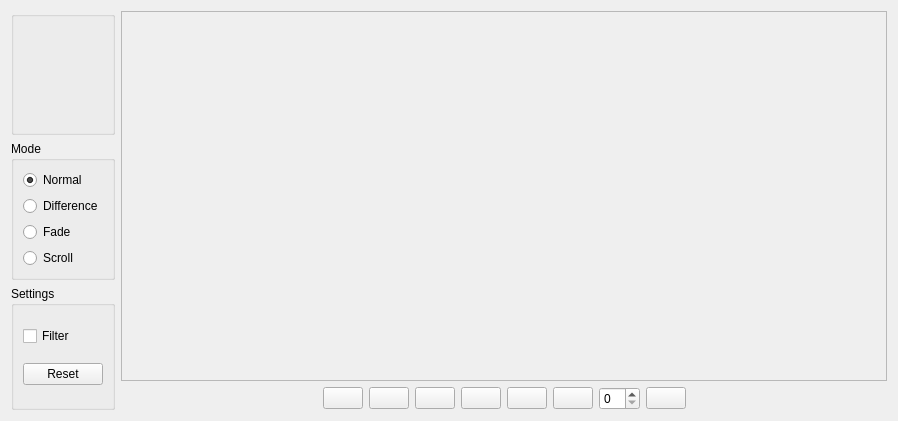
<?xml version="1.0" encoding="UTF-8"?>
<ui version="4.0">
 <class>FrameAnalyzerWidget</class>
 <widget class="QWidget" name="FrameAnalyzerWidget">
  <property name="geometry">
   <rect>
    <x>0</x>
    <y>0</y>
    <width>898</width>
    <height>421</height>
   </rect>
  </property>
  <property name="windowTitle">
   <string>Framepreview</string>
  </property>
  <property name="windowIcon">
   <iconset resource="../res/icons.qrc">
    <normaloff>:/icons/view-preview.png</normaloff>:/icons/view-preview.png</iconset>
  </property>
  <layout class="QGridLayout" name="gridLayout">
   <item row="0" column="0">
    <layout class="QVBoxLayout" name="verticalLayout">
     <item>
      <widget class="SourcesSelectionWidget" name="sourcesSelection"/>
     </item>
     <item>
      <widget class="QGroupBox" name="modesGroupBox">
       <property name="title">
        <string>Mode</string>
       </property>
       <layout class="QVBoxLayout" name="verticalLayout_2">
        <item>
         <widget class="QRadioButton" name="modeNormalRadioButton">
          <property name="text">
           <string>Normal</string>
          </property>
          <property name="checked">
           <bool>true</bool>
          </property>
         </widget>
        </item>
        <item>
         <widget class="QRadioButton" name="modeDifferenceRadioButton">
          <property name="text">
           <string>Difference</string>
          </property>
         </widget>
        </item>
        <item>
         <widget class="QRadioButton" name="modeOverlayRadioButton">
          <property name="text">
           <string>Fade</string>
          </property>
         </widget>
        </item>
        <item>
         <widget class="QRadioButton" name="modeSlideRadioButton">
          <property name="text">
           <string>Scroll</string>
          </property>
         </widget>
        </item>
       </layout>
      </widget>
     </item>
     <item>
      <widget class="QGroupBox" name="groupBox">
       <property name="title">
        <string>Settings</string>
       </property>
       <layout class="QVBoxLayout" name="verticalLayout_4">
        <item>
         <widget class="QCheckBox" name="filterCheckBox">
          <property name="text">
           <string>Filter</string>
          </property>
         </widget>
        </item>
        <item>
         <widget class="QPushButton" name="fitButton">
          <property name="text">
           <string>Reset</string>
          </property>
         </widget>
        </item>
       </layout>
      </widget>
     </item>
    </layout>
   </item>
   <item row="0" column="1">
    <layout class="QVBoxLayout" name="verticalLayout_3">
     <item>
      <widget class="QFrame" name="pictureFrame">
       <property name="sizePolicy">
        <sizepolicy hsizetype="Expanding" vsizetype="Expanding">
         <horstretch>0</horstretch>
         <verstretch>0</verstretch>
        </sizepolicy>
       </property>
       <property name="frameShape">
        <enum>QFrame::StyledPanel</enum>
       </property>
       <property name="frameShadow">
        <enum>QFrame::Raised</enum>
       </property>
       <layout class="QGridLayout" name="gridLayout_2">
        <item row="0" column="0">
         <widget class="FrameAnalyzerPicturePreview" name="picturePreview" native="true"/>
        </item>
       </layout>
      </widget>
     </item>
     <item>
      <layout class="QHBoxLayout" name="horizontalLayout">
       <item>
        <spacer name="horizontalSpacer">
         <property name="orientation">
          <enum>Qt::Horizontal</enum>
         </property>
         <property name="sizeHint" stdset="0">
          <size>
           <width>40</width>
           <height>20</height>
          </size>
         </property>
        </spacer>
       </item>
       <item>
        <widget class="QPushButton" name="seekFirstButton">
         <property name="icon">
          <iconset resource="../res/icons.qrc">
           <normaloff>:/icons/media-skip-backward-5.png</normaloff>:/icons/media-skip-backward-5.png</iconset>
         </property>
         <property name="iconSize">
          <size>
           <width>24</width>
           <height>24</height>
          </size>
         </property>
        </widget>
       </item>
       <item>
        <widget class="QPushButton" name="stepReverseButton">
         <property name="icon">
          <iconset resource="../res/icons.qrc">
           <normaloff>:/icons/media-seek-backward-5.png</normaloff>:/icons/media-seek-backward-5.png</iconset>
         </property>
         <property name="iconSize">
          <size>
           <width>24</width>
           <height>24</height>
          </size>
         </property>
        </widget>
       </item>
       <item>
        <widget class="QPushButton" name="togglePlayButton">
         <property name="icon">
          <iconset resource="../res/icons.qrc">
           <normaloff>:/icons/media-playback-start-5.png</normaloff>
           <normalon>:/icons/media-playback-pause-5.png</normalon>:/icons/media-playback-start-5.png</iconset>
         </property>
         <property name="iconSize">
          <size>
           <width>24</width>
           <height>24</height>
          </size>
         </property>
         <property name="checkable">
          <bool>true</bool>
         </property>
        </widget>
       </item>
       <item>
        <widget class="QPushButton" name="stopButton">
         <property name="icon">
          <iconset resource="../res/icons.qrc">
           <normaloff>:/icons/media-playback-stop-5.png</normaloff>:/icons/media-playback-stop-5.png</iconset>
         </property>
         <property name="iconSize">
          <size>
           <width>24</width>
           <height>24</height>
          </size>
         </property>
        </widget>
       </item>
       <item>
        <widget class="QPushButton" name="stepButton">
         <property name="icon">
          <iconset resource="../res/icons.qrc">
           <normaloff>:/icons/media-seek-forward-5.png</normaloff>:/icons/media-seek-forward-5.png</iconset>
         </property>
         <property name="iconSize">
          <size>
           <width>24</width>
           <height>24</height>
          </size>
         </property>
        </widget>
       </item>
       <item>
        <widget class="QPushButton" name="seekLastButton">
         <property name="icon">
          <iconset resource="../res/icons.qrc">
           <normaloff>:/icons/media-skip-forward-5.png</normaloff>:/icons/media-skip-forward-5.png</iconset>
         </property>
         <property name="iconSize">
          <size>
           <width>24</width>
           <height>24</height>
          </size>
         </property>
        </widget>
       </item>
       <item>
        <widget class="QSpinBox" name="frameSpinBox"/>
       </item>
       <item>
        <widget class="QPushButton" name="syncButton">
         <property name="icon">
          <iconset resource="../res/icons.qrc">
           <normaloff>:/icons/document-decrypt-3.png</normaloff>
           <normalon>:/icons/document-encrypt-3.png</normalon>:/icons/document-decrypt-3.png</iconset>
         </property>
         <property name="iconSize">
          <size>
           <width>24</width>
           <height>24</height>
          </size>
         </property>
         <property name="checkable">
          <bool>true</bool>
         </property>
        </widget>
       </item>
       <item>
        <spacer name="horizontalSpacer_2">
         <property name="orientation">
          <enum>Qt::Horizontal</enum>
         </property>
         <property name="sizeHint" stdset="0">
          <size>
           <width>40</width>
           <height>20</height>
          </size>
         </property>
        </spacer>
       </item>
      </layout>
     </item>
    </layout>
   </item>
  </layout>
 </widget>
 <customwidgets>
  <customwidget>
   <class>SourcesSelectionWidget</class>
   <extends>QGroupBox</extends>
   <header location="global">SourcesSelectionWidget.h</header>
   <container>1</container>
  </customwidget>
  <customwidget>
   <class>FrameAnalyzerPicturePreview</class>
   <extends>QWidget</extends>
   <header location="global">FrameAnalyzerPicturePreview.h</header>
   <container>1</container>
  </customwidget>
 </customwidgets>
 <resources>
  <include location="../res/icons.qrc"/>
 </resources>
 <connections/>
</ui>
